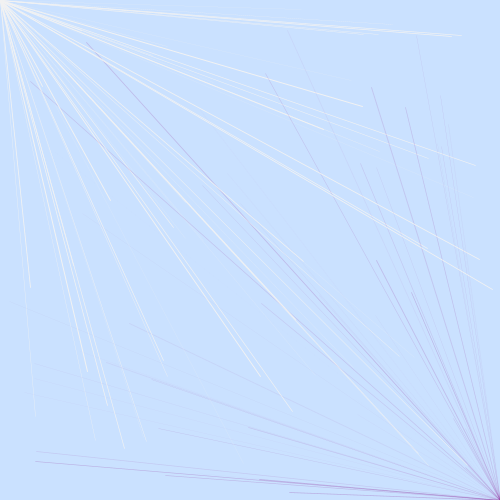
Frame 1 (no input)
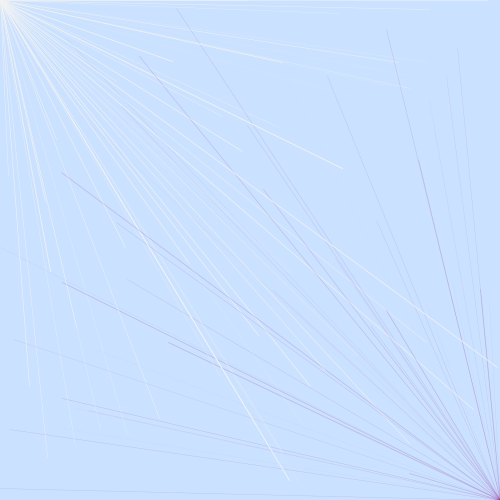
Frame 60 (the mouse pressed at the canvas centre just before this capture)
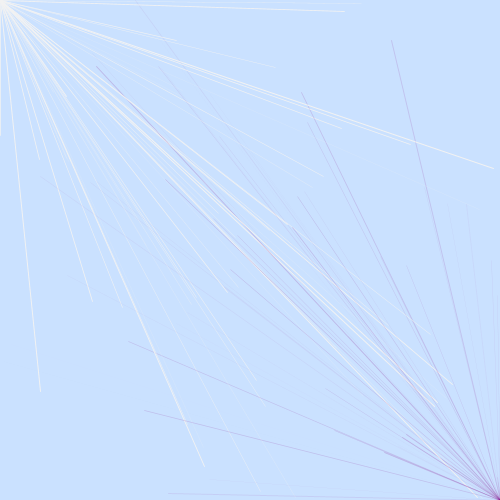
Frame 120 (the mouse held since frame 60 and released just before this capture)

The Processing sketch that drew these frames (run headless with seeded random() and noise(); from frame 60 on, the mouse is pressed at the canvas centre):

// Processing sketch: processing_99040
// ── processing_99040.pde

int i=0;

void setup()
{
size(500,500);
}

void draw() {
  background (202,225,255);
  
  for(int i=0;i<500;i=i+10)
  {
    float r=random(500);
    float j=random(500);
    float SW=random(1);
    float opacity=random(60);
    
    frameRate(10);
    
    stroke(128,0,128,opacity);
    strokeWeight(SW);
    line(500,500,j,r);
    
 
    strokeWeight(SW);
    stroke(242,242,242);
    line(0,0,r,j);
    
   
  }
  
}
